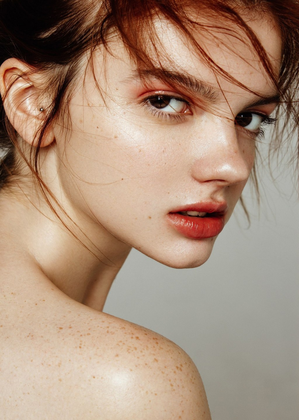
%> input picture 数字图像处理/作业/experiment5-1/test.png, 299 x 420 px, shrunk from 1024 x 1440 before the run
$ octave experiment5_1.m   (GNU Octave 9; MATLAB toolbox functions it lacks are replaced by stand-ins)
%> lines starting %> are read from the running program, lines starting %| are printed output that depends on the picture; in (x1, y1, x2, y2) boxes, pixels count from 0 and x2, y2 are one past the last pixel; in counts of white or black regions, pixels touching at a corner belong together; the program's own positions count from 1
close all;clc;clear;
image=rgb2gray(imread("test.png"));
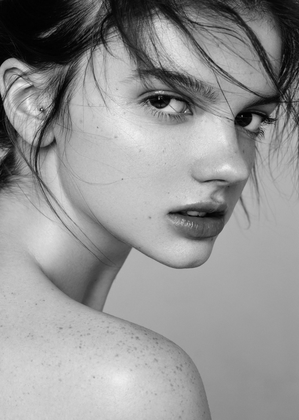
%> image: size 420x299 uint8; min 0, max 240, mean 147.8
histgram=imhist(image);    %统计图像直方图
%> histgram = 256 values, max 1947 at index 172, min 0 at index 242, mean 490.5
[h w]=size(image);
%> h = 420; w = 299
NewImage1=zeros(h,w);
s=zeros(256);
s(1)=histgram(1);
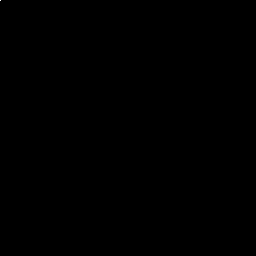
%> s: size 256x256 double; values 0 (black) and 3 (white), 0% white in thin lines or dots, all inside (x1, y1, x2, y2) = (0, 0, 1, 1)
for t=2:256
    s(t)=s(t-1)+histgram(t);  %计算新的灰度值
end
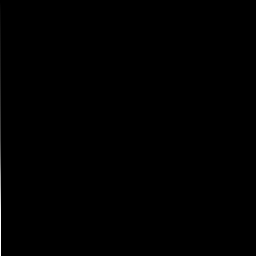
%> s: size 256x256 double; 0.39% of pixels changed, all inside (x1, y1, x2, y2) = (0, 1, 1, 256); drawn with min black and max white
for x=1:w
    for y=1:h
        NewImage1(y,x)=s(image(y,x)+1)/(w*h);                 %生成新图像
   end
end
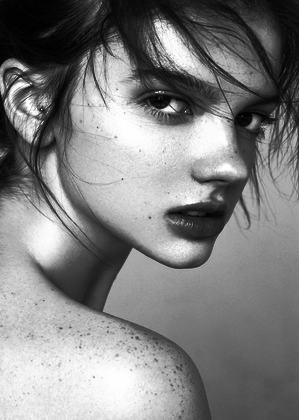
%> NewImage1: size 420x299 double; min 2.39e-05, max 1, mean 0.504
NewImage2=histeq(image,256);%调用Matlab函数
subplot(2,3,1);imshow(image);title('灰度图像');
subplot(2,3,4);imhist(image);
title('灰度图像的直方图'); axis tight;
subplot(2,3,2);imshow(NewImage1);title('全局直方图均衡化');
subplot(2,3,5);imhist(NewImage1);
title('全局直方图均衡化的直方图');axis tight;
subplot(2,3,3);imshow(NewImage2);title('函数全局均衡化');
subplot(2,3,6);imhist(NewImage2);
title('函数全局均衡化直方图');axis tight;
%> after `axis tight`:
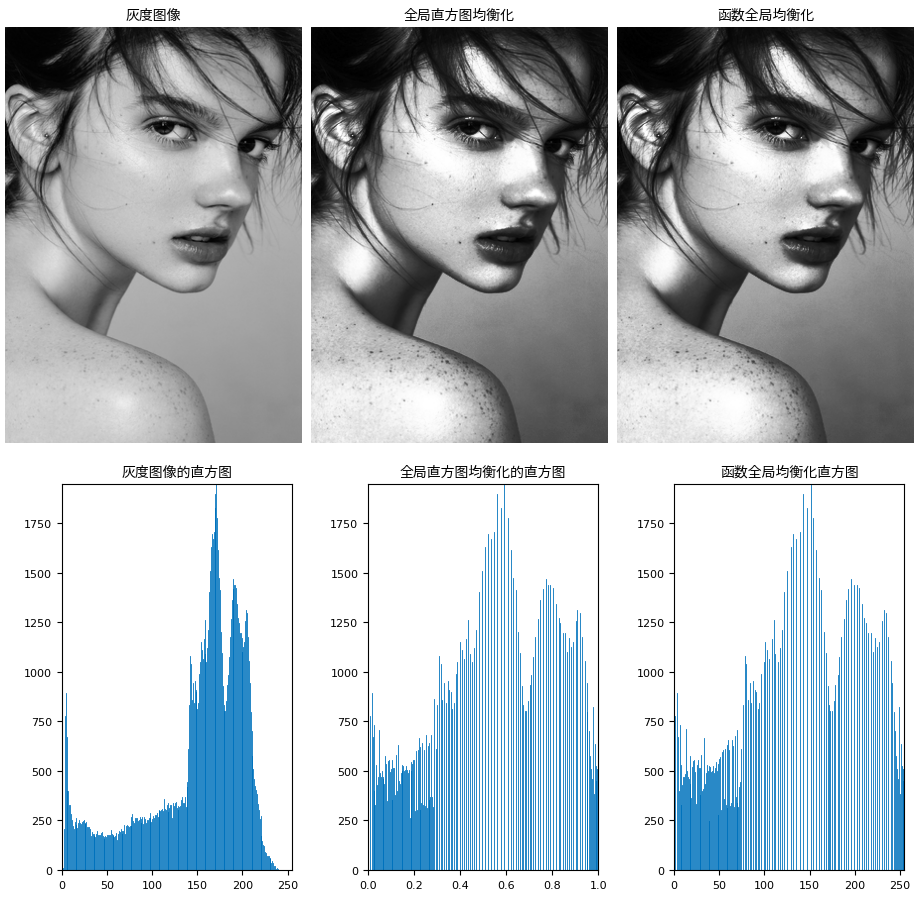
%> figure redrawn from the program's plot data, 6 panels
